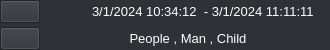
                <widget class="QWidget" name="class_search_widget" native="true">
                 <property name="maximumSize">
                  <size>
                   <width>16777215</width>
                   <height>50</height>
                  </size>
                 </property>
                 <property name="styleSheet">
                  <string notr="true">background-color: rgb(46, 49, 54);</string>
                 </property>
                 <layout class="QGridLayout" name="gridLayout_62">
                  <property name="leftMargin">
                   <number>0</number>
                  </property>
                  <property name="topMargin">
                   <number>0</number>
                  </property>
                  <property name="rightMargin">
                   <number>0</number>
                  </property>
                  <property name="bottomMargin">
                   <number>0</number>
                  </property>
                  <property name="horizontalSpacing">
                   <number>6</number>
                  </property>
                  <property name="verticalSpacing">
                   <number>4</number>
                  </property>
                  <item row="0" column="0">
                   <widget class="QPushButton" name="class_Button_fitter">
                    <property name="minimumSize">
                     <size>
                      <width>20</width>
                      <height>20</height>
                     </size>
                    </property>
                    <property name="maximumSize">
                     <size>
                      <width>40</width>
                      <height>25</height>
                     </size>
                    </property>
                    <property name="text">
                     <string/>
                    </property>
                    <property name="icon">
                     <iconset resource="../../icon/resource.qrc">
                      <normaloff>:/newPrefix/folder.png</normaloff>
                      <normalon>:/newPrefix/folder1.png</normalon>:/newPrefix/folder.png</iconset>
                    </property>
                    <property name="iconSize">
                     <size>
                      <width>22</width>
                      <height>22</height>
                     </size>
                    </property>
                    <property name="checkable">
                     <bool>true</bool>
                    </property>
                   </widget>
                  </item>
                  <item row="0" column="2">
                   <widget class="QLabel" name="class_time_label">
                    <property name="maximumSize">
                     <size>
                      <width>16777215</width>
                      <height>50</height>
                     </size>
                    </property>
                    <property name="font">
                     <font>
                      <family>Arial</family>
                      <pointsize>10</pointsize>
                     </font>
                    </property>
                    <property name="styleSheet">
                     <string notr="true">color: rgb(255, 255, 255);</string>
                    </property>
                    <property name="text">
                     <string>3/1/2024 10:34:12  - 3/1/2024 11:11:11</string>
                    </property>
                   </widget>
                  </item>
                  <item row="0" column="3">
                   <spacer name="class_horizontalSpacer_2">
                    <property name="orientation">
                     <enum>Qt::Horizontal</enum>
                    </property>
                    <property name="sizeType">
                     <enum>QSizePolicy::Preferred</enum>
                    </property>
                    <property name="sizeHint" stdset="0">
                     <size>
                      <width>10</width>
                      <height>20</height>
                     </size>
                    </property>
                   </spacer>
                  </item>
                  <item row="0" column="1">
                   <spacer name="class_horizontalSpacer">
                    <property name="orientation">
                     <enum>Qt::Horizontal</enum>
                    </property>
                    <property name="sizeHint" stdset="0">
                     <size>
                      <width>40</width>
                      <height>20</height>
                     </size>
                    </property>
                   </spacer>
                  </item>
                  <item row="1" column="1" colspan="3">
                   <widget class="QLabel" name="class_text_fitter_label">
                    <property name="font">
                     <font>
                      <family>Arial</family>
                      <pointsize>10</pointsize>
                     </font>
                    </property>
                    <property name="styleSheet">
                     <string notr="true">color: rgb(255, 255, 255);</string>
                    </property>
                    <property name="text">
                     <string>&lt;html&gt;&lt;head/&gt;&lt;body&gt;&lt;p align=&quot;center&quot;&gt; People , Man , Child&lt;/p&gt;&lt;/body&gt;&lt;/html&gt;</string>
                    </property>
                    <property name="textFormat">
                     <enum>Qt::AutoText</enum>
                    </property>
                    <property name="scaledContents">
                     <bool>true</bool>
                    </property>
                    <property name="wordWrap">
                     <bool>true</bool>
                    </property>
                   </widget>
                  </item>
                  <item row="1" column="0">
                   <widget class="QPushButton" name="class_Button">
                    <property name="minimumSize">
                     <size>
                      <width>20</width>
                      <height>20</height>
                     </size>
                    </property>
                    <property name="maximumSize">
                     <size>
                      <width>40</width>
                      <height>25</height>
                     </size>
                    </property>
                    <property name="text">
                     <string/>
                    </property>
                    <property name="icon">
                     <iconset resource="../../icon/resource.qrc">
                      <normaloff>:/newPrefix/filter.png</normaloff>
                      <normalon>:/newPrefix/filter1.png</normalon>:/newPrefix/filter.png</iconset>
                    </property>
                    <property name="iconSize">
                     <size>
                      <width>20</width>
                      <height>20</height>
                     </size>
                    </property>
                    <property name="checkable">
                     <bool>true</bool>
                    </property>
                   </widget>
                  </item>
                 </layout>
                </widget>
